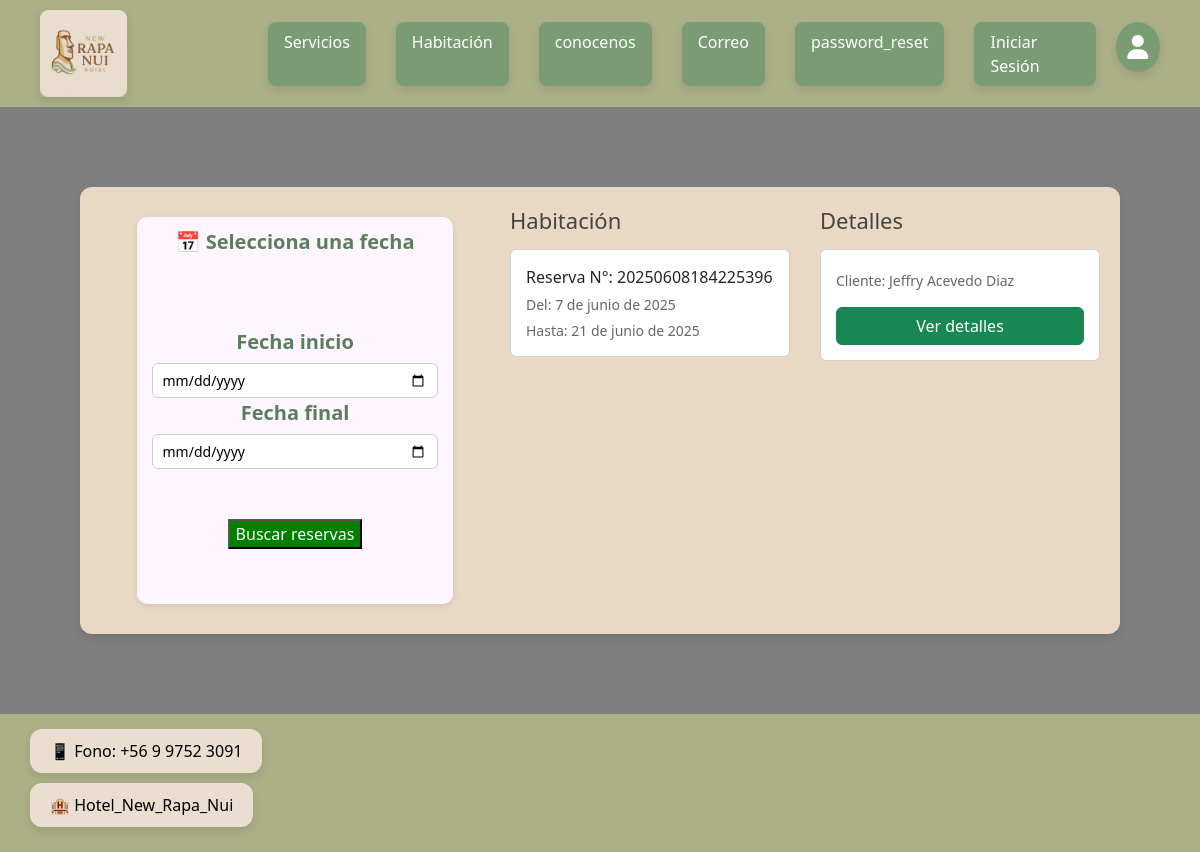
Before: /agenda/ with the older database file.
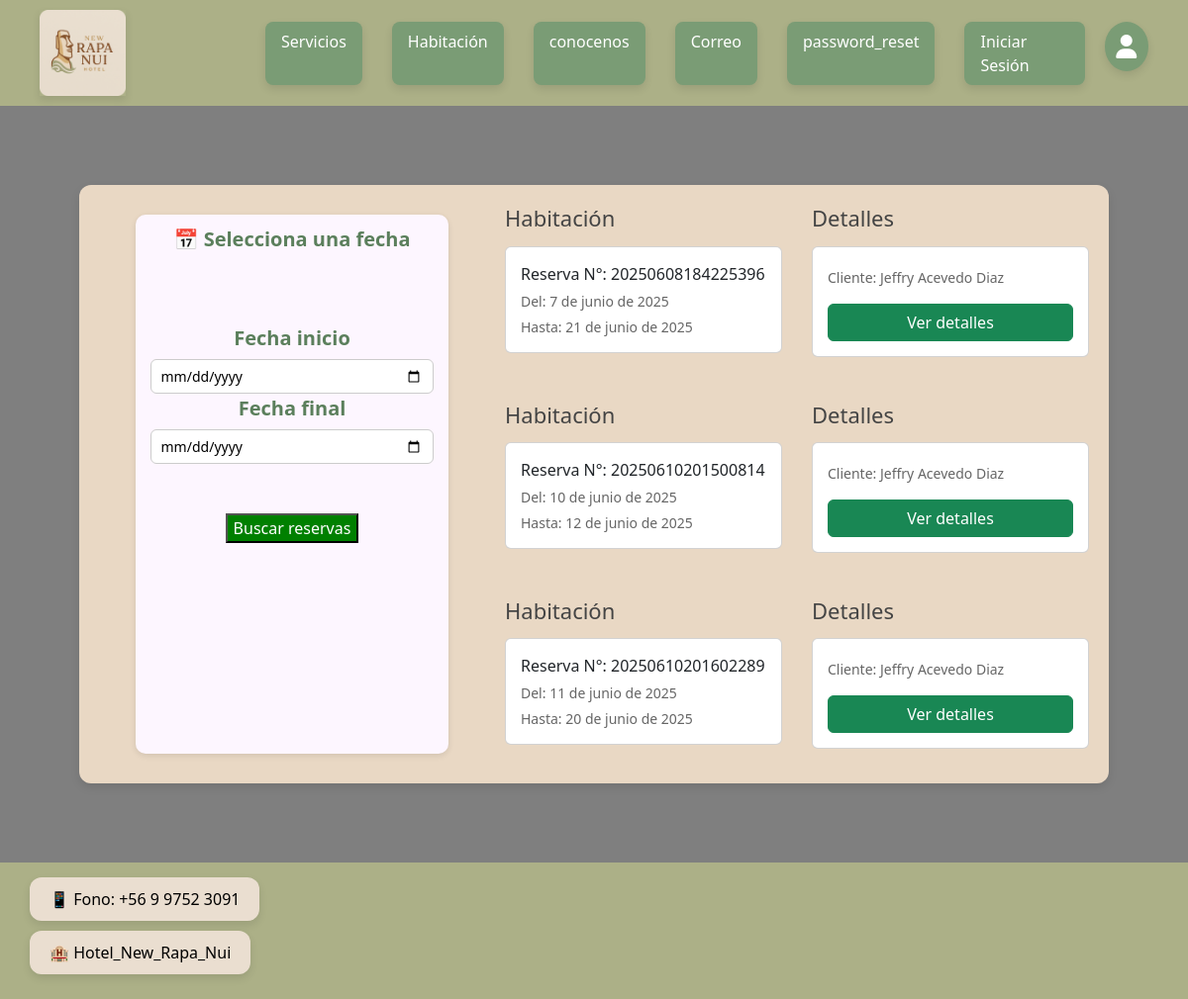
After: the same page with the newer database file.
### app/models.py (models this page shows, shortened)
class reserva(models.Model):
    id_reserva = models.IntegerField(default=0, primary_key=True)
    fechaInicio = models.DateField(default=None)
    fechaFinal = models.DateField(default=None)
    rut_cliente = models.ForeignKey(Cliente, on_delete=models.PROTECT)
    n_s_ext = models.ForeignKey(Servicio_Ext, on_delete=models.PROTECT)
    n_habitacion = models.ForeignKey(Habitacion, on_delete=models.PROTECT)
    precio_total = models.IntegerField(default=0)

class Cliente(models.Model):
    Rut_cliente = models.CharField(max_length=10, primary_key=True)
    Pnombre_cliente = models.CharField(max_length=40)
    Snombre_cliente = models.CharField(max_length=40)
    Papellido_cliente = models.CharField(max_length=40)
    Sapellido_cliente = models.CharField(max_length=40)
    email_cliente = models.EmailField()
    telefono_cliente = models.IntegerField()
    direccion_cliente = models.CharField(max_length=100)

### app/views.py (the view, shortened to what this page needs)
# urls.py: path("agenda/", listar_agenda_emp, name= "agenda"),
def listar_agenda_emp(request):
    reservas = reserva.objects.all()
    fecha_inicio = request.GET.get('fecha_inicio')
    fecha_fin = request.GET.get('fecha_fin')
    data = {
        'reservas': reservas
    }
    return render(request, "app/Empleados/agenda/agenda.html", data)

### app/models.py (called while the page is built)
    def __str__(self):
        return self.n_s_ext

    def __str__(self):
        return self.n_habitacion

### app/templates/app/Empleados/agenda/agenda.html (shortened to what this page needs)
{% extends 'app/base.html' %}
{% load static %}
{% block extra_css %}
  <link rel="stylesheet" href="{% static 'app/css/agenda.css' %}">
  <link rel="stylesheet" href="https://cdn.jsdelivr.net/npm/flatpickr/dist/flatpickr.min.css">
{% endblock %}
{% block content %}
  <main class="main-content">
    <div class="flex-container">
      <div class="servicio-box" style="background-color: #e9d8c4;">
        <section class="calendar-section">
          <form method="get">
            <label for="fecha_inicio" style="margin-bottom: 70px;">📅 Selecciona una fecha</label>
            <label for="fecha_inicio">Fecha inicio</label>
            <input type="date" name="fecha_inicio" id="fecha_inicio"
                  value="{{ request.GET.fecha_inicio }}"/>
            <label for="fecha_fin">Fecha final</label>
            <input type="date" name="fecha_fin" id="fecha_fin"
                  value="{{ request.GET.fecha_fin }}"/>
            <button type="submit"
                    style="background-color: green; color: white; margin-top: 50px; margin-bottom: 45px;">
              Buscar reservas
            </button>
          </form>
        </section>
        <div class="right-content">
          {% if reservas %}
            {% for r in reservas %}
             <section class="info-section">
                <div class="column">
                  <h2>Habitación</h2>
                  <div class="card">
                    Reserva N°: {{ r.id_reserva }}<br>
                    <small>Del: {{ r.fechaInicio }}</small>
                    <small>Hasta: {{ r.fechaFinal }}</small>
                  </div>
                </div>
                <div class="column">
                  <h2>Detalles</h2>
                  <div class="card">
                    <small>Cliente: {{ r.rut_cliente.Pnombre_cliente }} {{ r.rut_cliente.Papellido_cliente }} {{ r.rut_cliente.Sapellido_cliente }}</small>
                    <button type="button" class="btn btn-success mt-3" data-toggle="modal" data-target="#modal{{ r.id_reserva }}">
                      Ver detalles
                    </button>
                  </div>
                </div>
              </section>
            {% endfor %}
          {% else %}
            <p>No hay reservas en el rango de fechas seleccionado.</p>
          {% endif %}
        </div>
    </div>
  </main>
{% endblock %}

Changed rows visible on the page:
added reserva: id_reserva "20250610201500814", fechaInicio "10 de junio de 2025", fechaFinal "12 de junio de 2025", rut_cliente.Pnombre_cliente "Jeffry", rut_cliente.Papellido_cliente "Acevedo", rut_cliente.Sapellido_cliente "Diaz"
added reserva: id_reserva "20250610201602289", fechaInicio "11 de junio de 2025", fechaFinal "20 de junio de 2025", rut_cliente.Pnombre_cliente "Jeffry", rut_cliente.Papellido_cliente "Acevedo", rut_cliente.Sapellido_cliente "Diaz"
